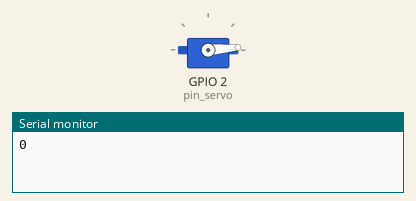
Recording of a sketch running on a simulated ESP8266 (NodeMCU). On the bench: servo, the last lines printed to the serial monitor.

Above: at 0.05 s.
At 0.55 s:
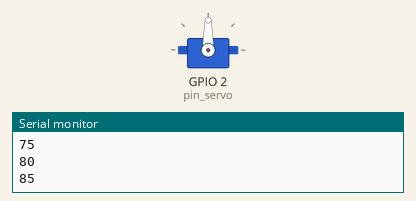
At 1.05 s:
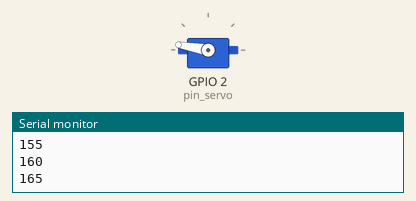
At 2.1 s:
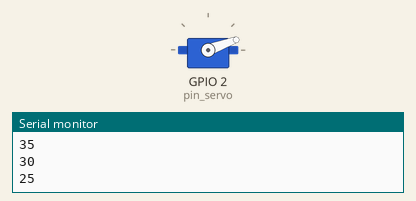
Timing chart, 0 to 5.1 s (numbered marks = the images above):
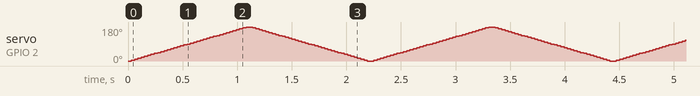

The sketch:

servoMoteur.ino
```cpp
//https://projetsdiy.fr/piloter-servomoteur-arduino/
#include <Servo.h>

Servo myservo;  // création de l'objet myservo

int pin_servo = 2;       // Pin 6 sur lequel est branché le servo sur l'Arduino si vous utilisez un ESP32 remplacez le 6 par 4 et si vous utilisez un ESP8266 remplacez le 6 par 2

int pos = 0;             // variable permettant de conserver la position du servo
int angle_initial = 0;   //angle initial
int angle_final = 180;   //angle final
int increment = 5;       //incrément entre chaque position
bool angle_actuel = true;//Envoi sur le port série la position courante du servomoteur

void setup() {
  Serial.begin(9600);
  while(!Serial){;}
  myservo.attach(pin_servo);  // attache le servo au pin spécifié sur l'objet myservo

}

void loop() {
  for (pos = angle_initial; pos <= angle_final; pos += increment) { // Déplace le servo de 0 à 180 degréespar pas de 1 degrée
    myservo.write(pos);              // Demande au servo de se déplacer à cette position angulaire
    delay(30);                       // Attend 30ms entre chaque changement de position
    if (angle_actuel) {
        Serial.println(myservo.read());

    }
  }
  for (pos = angle_final; pos >= angle_initial; pos -= increment) { // Fait le chemin inverse
    myservo.write(pos);
    delay(30);
    if (angle_actuel) {
        Serial.println(myservo.read());
    }
  }
}
```
